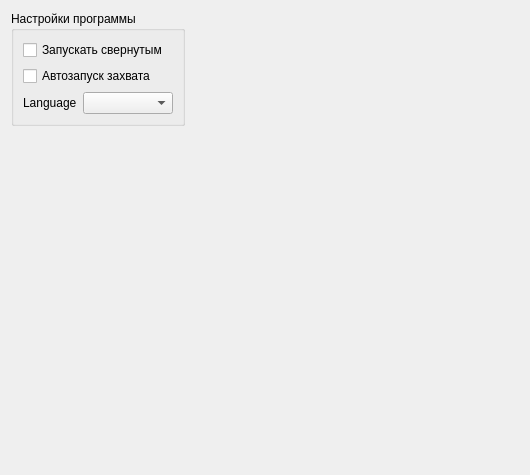
      <widget class="QWidget" name="tabMisc">
       <attribute name="title">
        <string>Прочее</string>
       </attribute>
       <layout class="QGridLayout" name="gridLayout_7" columnstretch="1,0">
        <item row="0" column="0">
         <widget class="QGroupBox" name="groupBox_2">
          <property name="title">
           <string>Настройки программы</string>
          </property>
          <layout class="QGridLayout" name="gridLayout_11" columnstretch="0,1">
           <item row="2" column="1">
            <widget class="QComboBox" name="cbLanguage"/>
           </item>
           <item row="2" column="0">
            <widget class="QLabel" name="label_13">
             <property name="text">
              <string>Language</string>
             </property>
            </widget>
           </item>
           <item row="0" column="0" colspan="2">
            <widget class="QCheckBox" name="bnStartMinimized">
             <property name="text">
              <string>Запускать свернутым</string>
             </property>
            </widget>
           </item>
           <item row="1" column="0" colspan="2">
            <widget class="QCheckBox" name="bnAutoStart">
             <property name="text">
              <string>Автозапуск захвата</string>
             </property>
            </widget>
           </item>
          </layout>
         </widget>
        </item>
        <item row="0" column="1">
         <spacer name="horizontalSpacer_5">
          <property name="orientation">
           <enum>Qt::Horizontal</enum>
          </property>
          <property name="sizeHint" stdset="0">
           <size>
            <width>328</width>
            <height>20</height>
           </size>
          </property>
         </spacer>
        </item>
        <item row="1" column="0" colspan="2">
         <spacer name="verticalSpacer_2">
          <property name="orientation">
           <enum>Qt::Vertical</enum>
          </property>
          <property name="sizeHint" stdset="0">
           <size>
            <width>508</width>
            <height>338</height>
           </size>
          </property>
         </spacer>
        </item>
       </layout>
      </widget>
